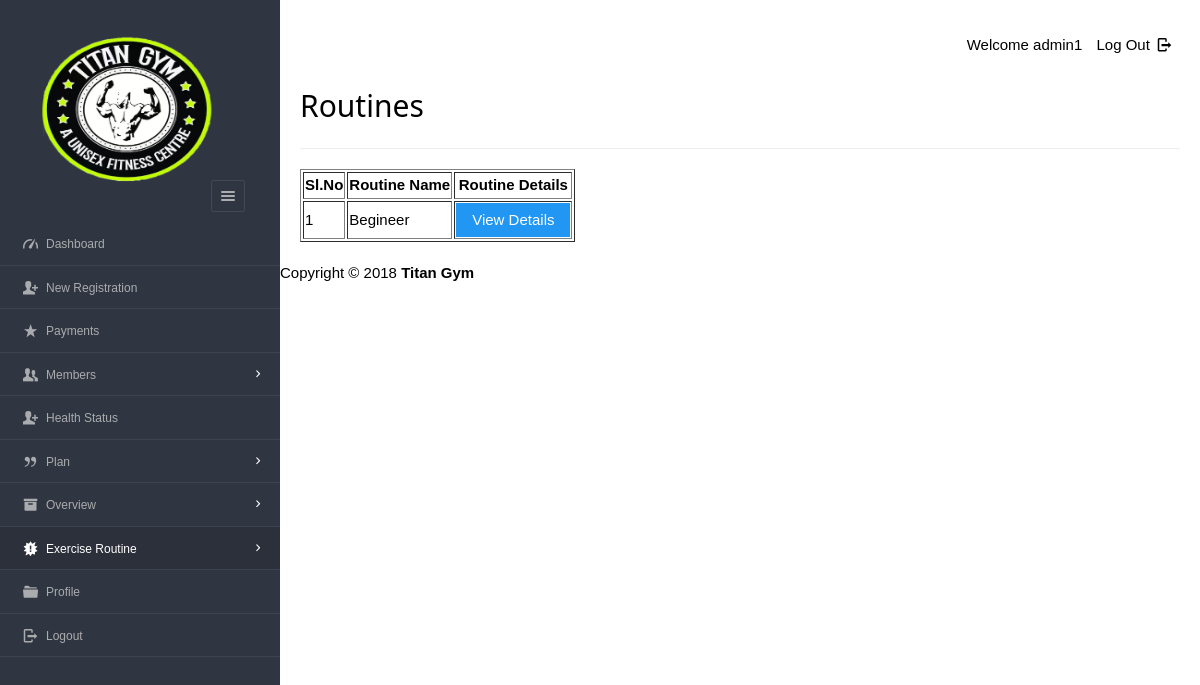
The page /Files/dashboard/admin/viewroutine.php (signed in) on the database as committed earlier.
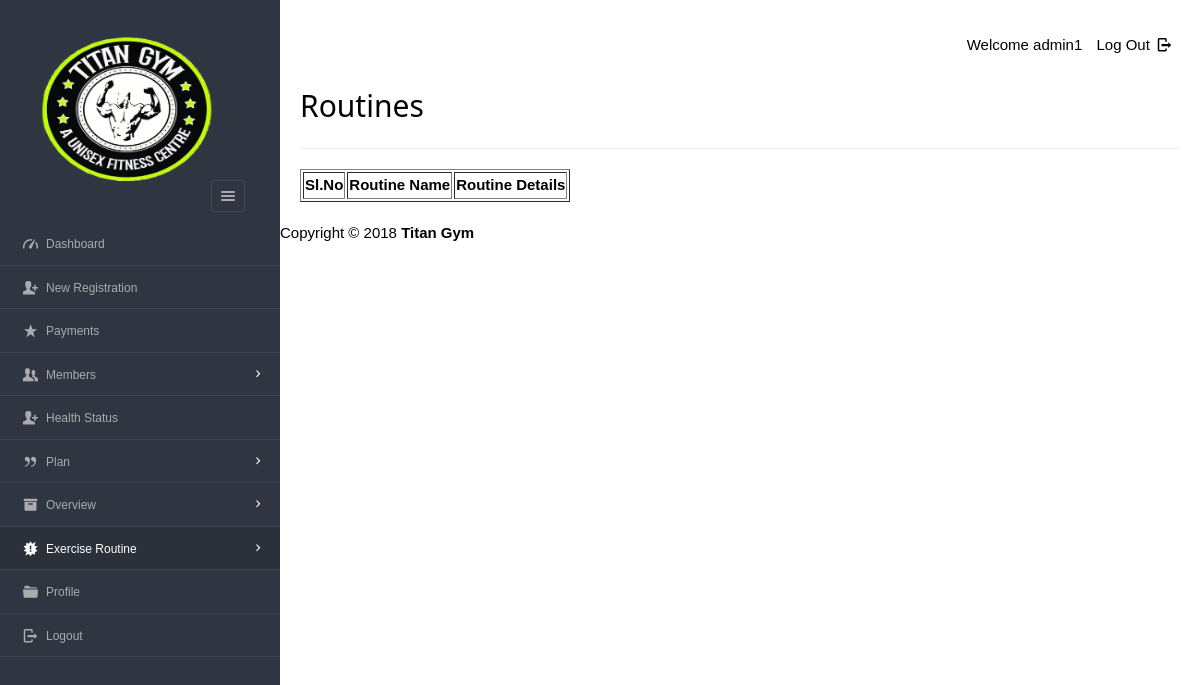
The same page on the database as committed later.
### tables this page shows
CREATE TABLE `timetable`  (
  `tid` int(12) NOT NULL AUTO_INCREMENT,
  `tname` varchar(45) NULL DEFAULT NULL,
  `day1` varchar(200) NULL DEFAULT NULL,
  `day2` varchar(200) NULL DEFAULT NULL,
  `day3` varchar(200) NULL DEFAULT NULL,
  `day4` varchar(200) NULL DEFAULT NULL,
  `day5` varchar(200) NULL DEFAULT NULL,
  `day6` varchar(200) NULL DEFAULT NULL,
  PRIMARY KEY (`tid`) USING BTREE
);

### Files/dashboard/admin/viewroutine.php (the view, shortened to what this page needs)
<?php
require '../../include/db_conn.php';
?>
<!DOCTYPE html>
<html lang="en">
<head>
    <link rel="stylesheet" href="../../css/style.css"  id="style-resource-5">
    <link rel="stylesheet" href="../../css/dashMain.css">
    <link rel="stylesheet" type="text/css" href="../../css/entypo.css">
	<link href="a1style.css" rel="stylesheet" type="text/css">
</head>
     <body class="page-body  page-fade" onload="collapseSidebar()">
    	<div class="page-container sidebar-collapsed" id="navbarcollapse">
		<div class="sidebar-menu">
			<header class="logo-env">
			<div class="logo">
				<a href="main.php">
					<img src="../../images/logo.png" alt="" width="192" height="80" />
				</a>
			</div>
					<div class="sidebar-collapse" onclick="collapseSidebar()">
				<a href="#" class="sidebar-collapse-icon with-animation">
					<i class="entypo-menu"></i>
				</a>
			</div>
			</header>
    		<?php include('nav.php'); ?>
    	</div>
    		<div class="main-content">
				<div class="row">
					<div class="col-md-6 col-sm-8 clearfix">
					</div>
					<div class="col-md-6 col-sm-4 clearfix hidden-xs">
						<ul class="list-inline links-list pull-right">
							<li>Welcome <?php echo $_SESSION['full_name']; ?>
							</li>
							<li>
								<a href="logout.php">
									Log Out <i class="entypo-logout right"></i>
								</a>
							</li>
						</ul>
					</div>
				</div>
			<h2>Routines</h2>
		<hr />
		<table class="table table-bordered datatable" id="table-1" border=1>
				<tr>
					<th>Sl.No</th>
					<th>Routine Name</th>
					<th>Routine Details</th>
				</tr>
				<tbody>
				<?php
					$query  = "select * from timetable";
					$result = mysqli_query($con, $query);
					$sno    = 1;
					if (mysqli_affected_rows($con) != 0)
					{
					    while ($row = mysqli_fetch_array($result, MYSQLI_ASSOC))
						{
					                 echo "<tr><td>".$sno."</td>";
					                echo "<td>" . $row['tname'] . "</td>";
					                $sno++;
					              echo '<td><a href="viewdetailroutine.php?id='.$row['tid'].'"><input type="button" class="a1-btn a1-blue" value="View Details" ></a></td></tr>';
					    }
					}
					?>
				</tbody>
		</table>
    	</div>
    </body>
	<?php include('footer.php'); ?>
</html>

Rows that differ between the two databases and show on the page:
removed timetable: tname "Begineer"
